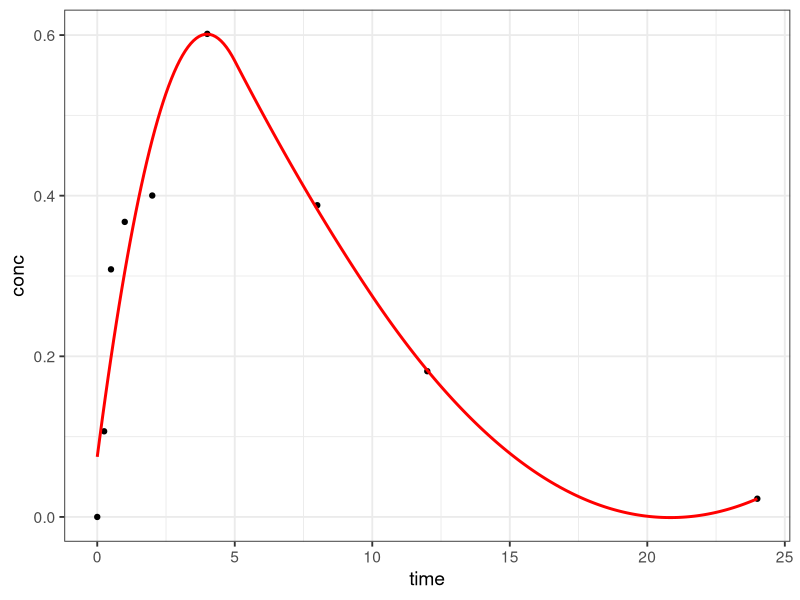
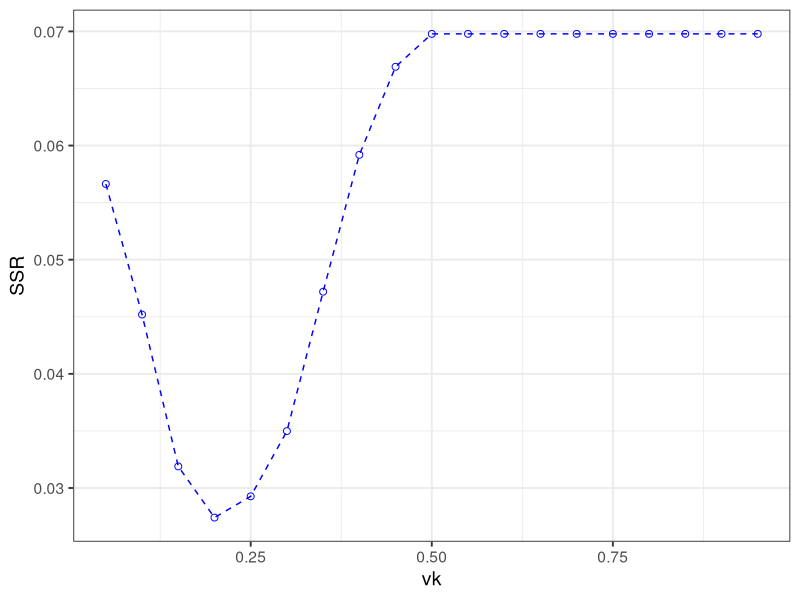

Reproduce these figures in R, in order.
# Remove all current objects in the workspace
  rm(list = ls(all = TRUE))
  set.seed(123)

#  So, consider the following dataset, with the following spline regression,
  library(splines)
  library(ggplot2)

# Set ggplot2 theme
  theme_bw2 <- theme_set(theme_bw(base_size = 14))

  K <- c(5, 10)  # knots
  # NOT onecomp - > PK! WIP
  CL <- 10	# Clearance, 10 L/h
  V <- 50	# Volume of concribution, 50 L
  KA <- 0.5	# Absorption rate constant, h^-1
  ERR <- 0.3	# Standard deviation of error
  dose <- 50	# mg
  times <- seq(from = 0,to = 24,by = 0.25)	# Time sequence for simulating concentrations
  sample.times <- c(0,0.25,0.5,1,2,4,8,12,24)	# Sampling times
  conc <- dose*KA/(V*(KA-(CL/V)))*(exp(-CL/V*times)-exp(-KA*times))*(1+rnorm(n = length(times),mean = 0,sd = ERR))
  sample.conc <- conc[times %in% sample.times]
  onecomp <- data.frame(time = sample.times, conc = sample.conc)
  reg <- lm(conc ~ bs(time, knots = c(K), degree = 2), data = onecomp)
  u <- seq(0, 24, by = 0.1)  # test model at these times
  B <- data.frame(time = u)  # data.frame(times)
  Y <- predict(reg, newdata = B)  # predicted conc for the desired times
  plotobj1 <- ggplot()
  plotobj1 <- plotobj1 + geom_point(aes(x = time, y = conc), data = onecomp)
  plotobj1 <- plotobj1 + geom_line(aes(x = u, y = Y), size = 1, colour = "red")
  plotobj1

  vk <- seq(0.05, 0.95, by = 0.05)
  SSR <- matrix(NA, length(vk))
  for(i in 1:(length(vk))){
    k <- vk[i]
    K <- min(onecomp$time) + k*(max(onecomp$time) - min(onecomp$time))
    reg <- lm(conc ~ bs(time, knots = c(K), degree = 2), data = onecomp)
    SSR[i] <- sum(residuals(reg)^2)
  }
  dat <- data.frame(vk, c(SSR))
  plotobj2 <- ggplot(dat, aes(x = vk, y = SSR))
  plotobj2 <- plotobj2 + geom_point(shape = 21, size = 2, colour = "blue")
  plotobj2 <- plotobj2 + geom_line(linetype = 2, colour = "blue")
  plotobj2
